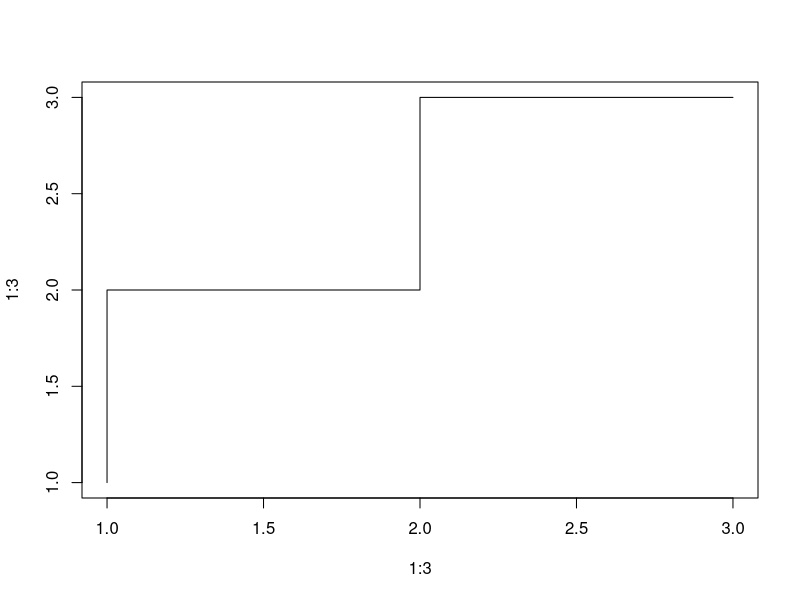
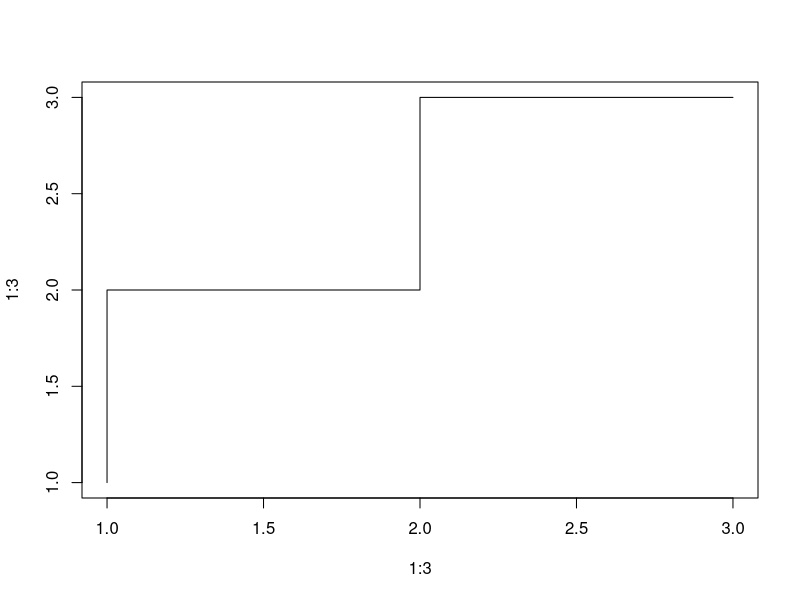
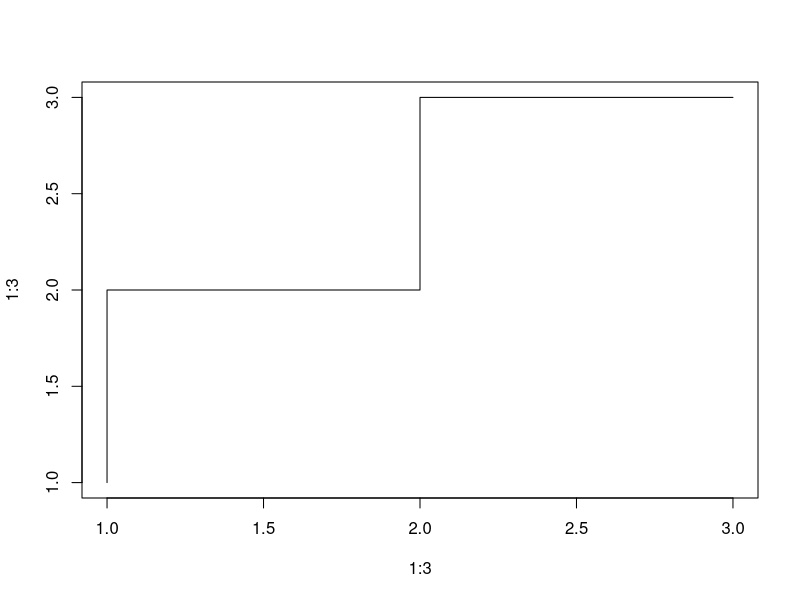
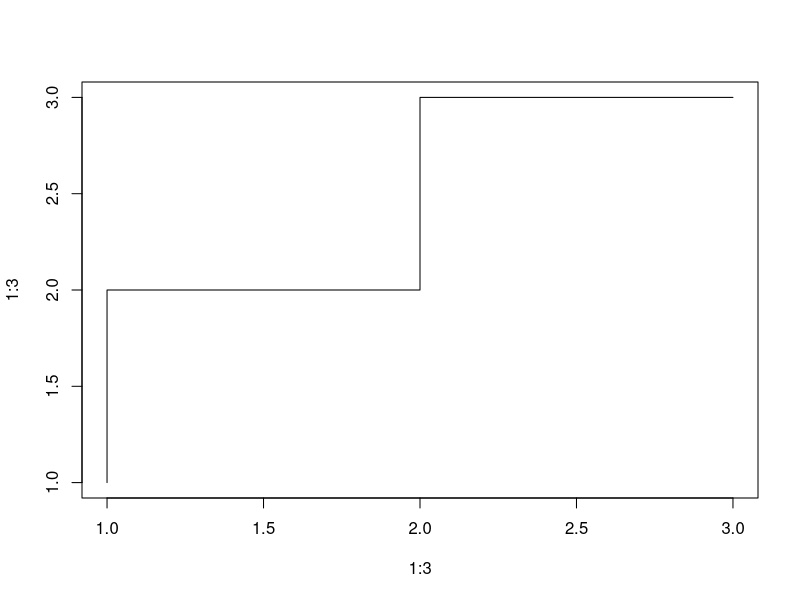

R code for these plots, in order:
## ---- chunk 1
plot(1:3, 1:3, type = "S")
## ---- chunk 2
#| fig-alt: A plot stairstepping from (1, 1) to (1, 2).
#| fig-align: left
plot(1:3, 1:3, type = "S")
## ---- chunk 3
#| label: fig-stairstep
#| fig-cap: A plot stairstepping from (1, 1) to (1, 2).
plot(1:3, 1:3, type = "S")
## ---- chunk 4
#| fig-link: https://coursekata.org
plot(1:3, 1:3, type = "S")
